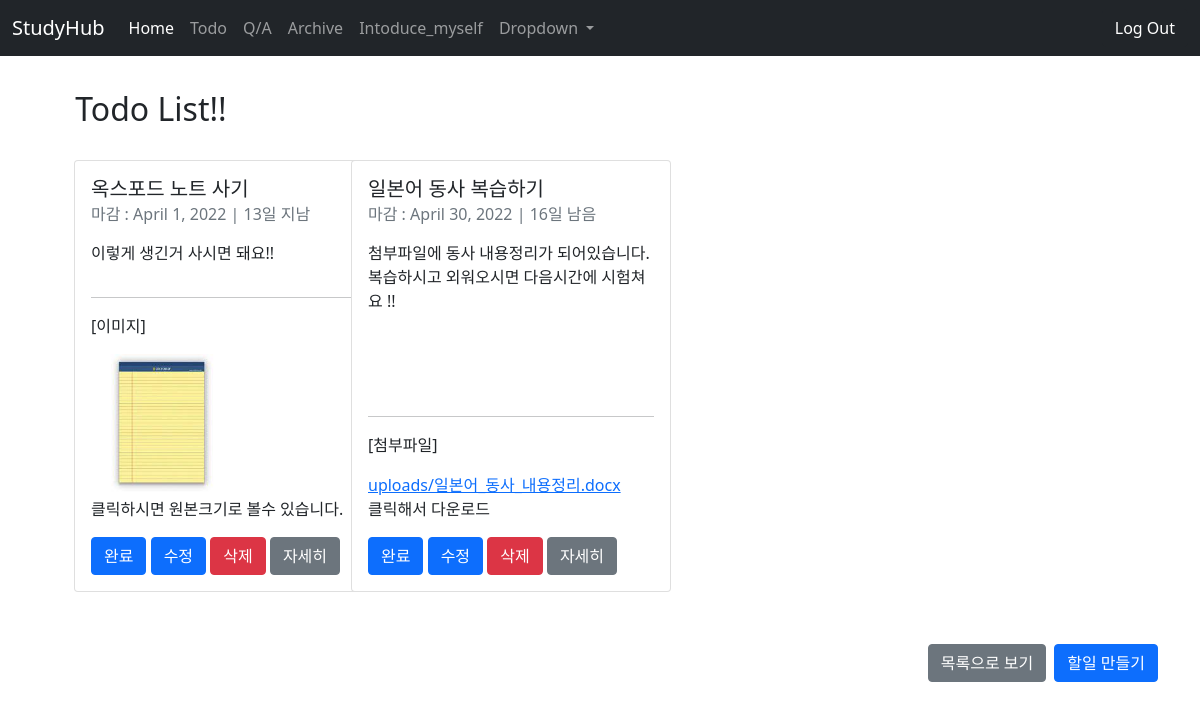
The page /todo/ (signed in) on the database as committed earlier.
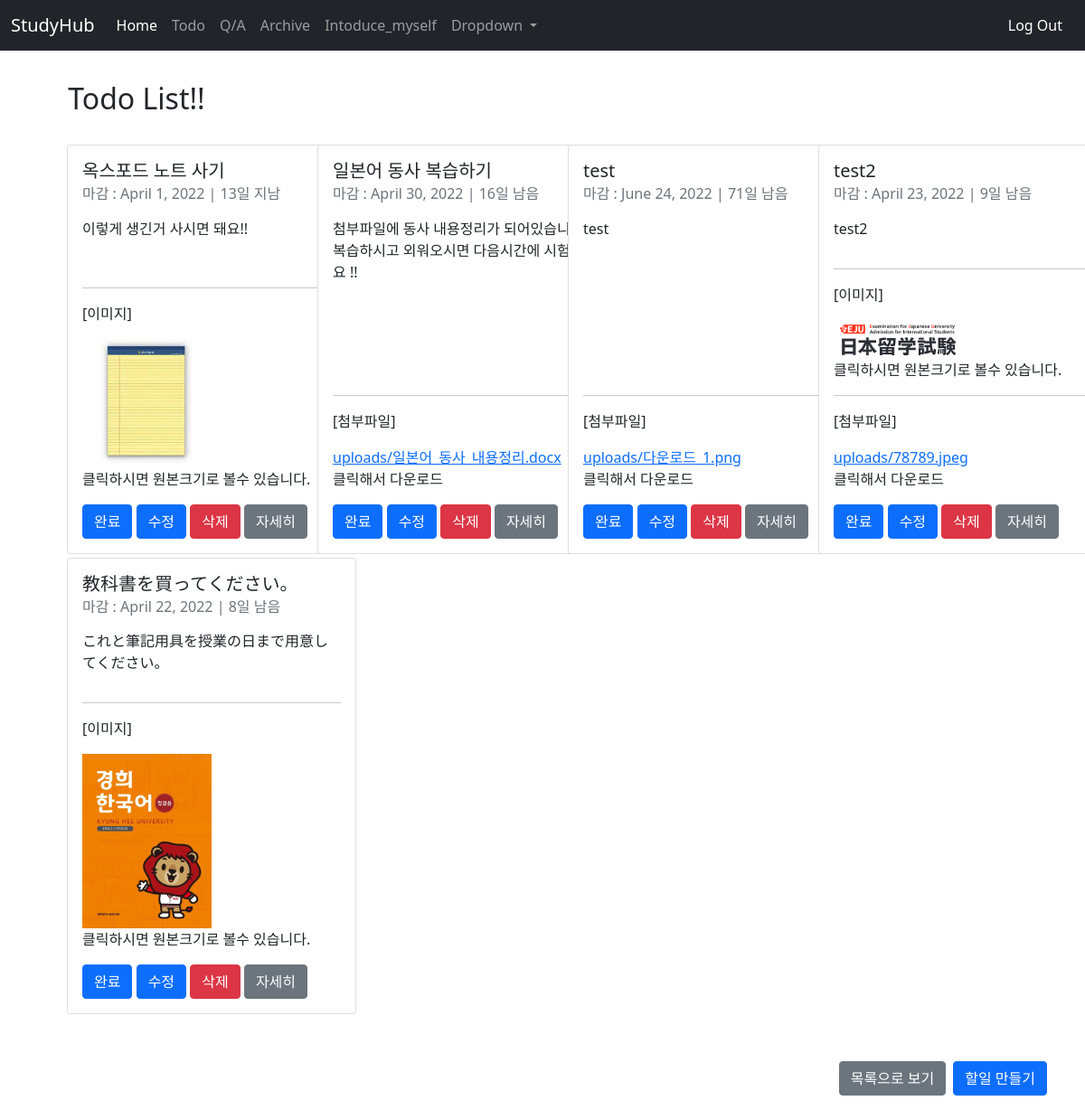
The same page on the database as committed later.
### todo/models.py (models this page shows, shortened)
class TodoList(models.Model):
    name = models.CharField(max_length=40, verbose_name="할일")
    description = models.TextField(max_length=200, verbose_name="내용")
    date_created = models.DateField(auto_now_add=True, verbose_name="작성일")
    date_deadline = models.DateField(verbose_name="마감일")
    image = models.ImageField(null=True, blank=True, upload_to="", verbose_name='이미지')
    file = models.FileField(null=True, blank=True, upload_to="uploads/", verbose_name='파일')
    author = models.ForeignKey(User, on_delete=models.CASCADE, name='author')
    def remaining_days(self):
        delta = self.date_deadline - date.today()
        days = delta.days
        if days > 0:
            return f'{days}일 남음'
        elif days == 0:
            return '오늘까지!!'
        else:
            days = abs(days)
            return f'{days}일 지남'

### todo/views.py (the view)
# urls.py: path('', TodoIndexView.as_view(), name='index'),
class TodoIndexView(LoginRequiredMixin, ListView):
    context_object_name = 'todo_list'
    template_name = 'todo/todo_index.html'
    login_url='common:login'
    def get_queryset(self):
        return TodoList.objects.filter(author=self.request.user)

### todo/templates/todo/todo_index.html (shortened to what this page needs)
{%extends 'base.html' %}
{% block content %}
<div class = "container index">
<h2>&nbsp;&nbsp;&nbsp;&nbsp;Todo List!!</a></h2>
<br>
   <ul>
      <div class="row">
        {% if todo_list %}
        {% for todo in todo_list %}
        <div class="col-sm-3 mb-1">
          <div class="card h-100" style="width: 20rem;">
            <div class="card-body d-flex flex-column">
              <h5 class="card-title">{{ todo.name }}</h5>
              <h6 class="card-subtitle mb-2 text-muted">마감 : {{ todo.date_deadline }} | {{ todo.remaining_days }}</h6>
              <p class="card-text h-100 mt-2">{{ todo.description }}</p>
              <div class="attachment">
                {% if todo.image %}
              <hr>
                <p>[이미지]</p>
                <a href="{{ todo.image.url }}">
                <img src="{{ todo.image.url }}" style="max-width: 50%; height: auto;"  alt="reference_image"></a>
                <p>클릭하시면 원본크기로 볼수 있습니다.</p>
                {% endif %}
                {% if todo.file %}
                <hr>
                <p>[첨부파일]</p>
                <a href="{{ todo.file.url }}">{{todo.file.name}}</a>
                <p>클릭해서 다운로드</p>
                {% endif %}
              </div>
              <div class="group mt-auto">
                <a href="{% url 'todo:complete' todo.id %}" class="btn btn-primary">완료</a>
                <a href="{% url 'todo:update' todo.id %}" class="btn btn-primary">수정</a>
                <a href="{% url 'todo:delete' todo.id %}" class="btn btn-danger ">삭제</a>
                <a href="{% url 'todo:detail' todo.id %}" class="btn btn-secondary">자세히</a>
              </div>
            </div>
          </div>
        </div>
        {% endfor %}
        {% else %}
         <p>Todo가 없습니다. 하나 만들어보는건 어떨까요?</p>
         {% endif %}
        <div class="d-grid gap-2 d-md-flex justify-content-md-end">
          <a href="{% url 'todo:list' %}" class="btn btn-secondary mt-5" type="button" >목록으로 보기</a>
          <a href="{% url 'todo:create' %}" class="btn btn-primary mt-5" type="button" >할일 만들기</a>
        </div>
      </div>
    </ul>
  </div>
{% endblock %}

Rows that differ between the two databases and show on the page:
added TodoList: name "test", date_deadline "June 24, 2022", remaining_days "71일 남음", description "test", file.name "uploads/다운로드_1.png"
added TodoList: name "test2", date_deadline "April 23, 2022", remaining_days "9일 남음", description "test2", image (picture), file.name "uploads/78789.jpeg"
added TodoList: name "教科書を買ってください。", date_deadline "April 22, 2022", remaining_days "8일 남음", description "これと筆記用具を授業の日まで用意してください。", image (picture)
